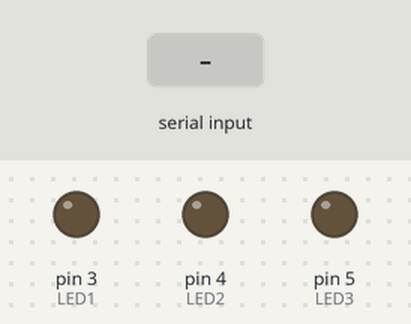
A sketch run on a simulated Arduino Uno, built with avr-gcc and run on an emulated ATmega328P. On the bench: output pins drawn as LEDs (lit = HIGH). Inputs (shaded band) come from the test bench.

Above: at 1.2 s.
1.3 s: "1" received over Serial
At 2.5 s:
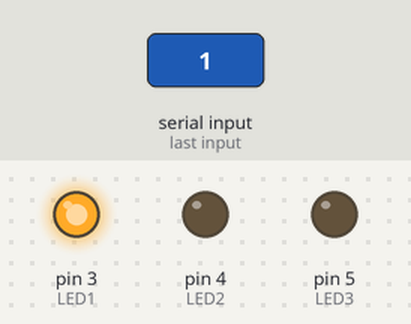
2.8 s: "2" received over Serial
At 3.6 s:
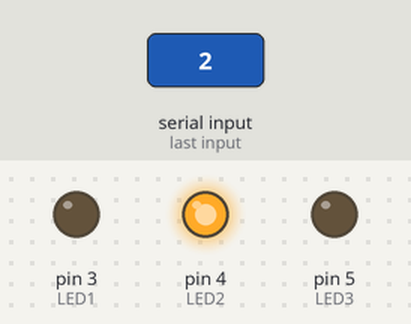
4.3 s: "3" received over Serial
At 4.8 s:
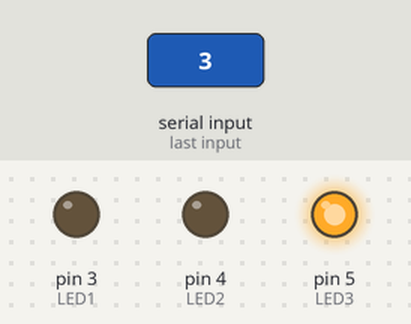
5.8 s: "0" received over Serial
At 7.1 s:
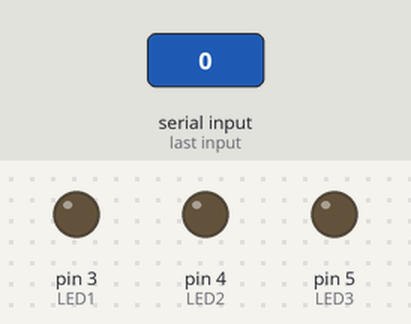
Timing chart, 0 to 8.3 s (numbered marks = the images above; inputs shaded):
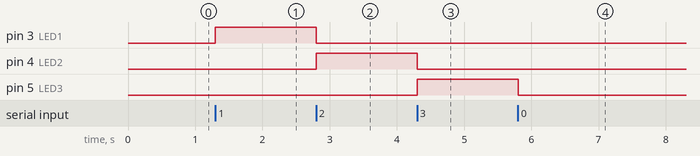

Measured:
- after the input at 1.3 s, pin 3 (LED1): LOW → HIGH at once
- after the input at 2.8 s, pin 3 (LED1): HIGH → LOW at once; pin 4 (LED2): LOW → HIGH at once
- after the input at 4.3 s, pin 4 (LED2): HIGH → LOW at once; pin 5 (LED3): LOW → HIGH at once
- after the input at 5.8 s, pin 5 (LED3): HIGH → LOW at once

The sketch:

sketch_sep19a.ino
```cpp
int LED1 = 3;  // Pin for the first LED
int LED2 = 4;  // Pin for the second LED
int LED3 = 5;  // Pin for the third LED

void setup() {
  pinMode(LED1, OUTPUT);
  pinMode(LED2, OUTPUT);
  pinMode(LED3, OUTPUT);
  Serial.begin(9600);  // Initialize serial communication
}

void loop() {
  if (Serial.available() > 0) {
    int numFinger = Serial.read();  // Read the number of fingers from serial
    if (numFinger == '1') {
      digitalWrite(LED1, HIGH);  // Turn on LED1 if 1 finger is detected
      digitalWrite(LED2, LOW);
      digitalWrite(LED3, LOW);
    } else if (numFinger == '2') {
      digitalWrite(LED1, LOW);
      digitalWrite(LED2, HIGH);  // Turn on LED2 if 2 fingers are detected
      digitalWrite(LED3, LOW);
    } else if (numFinger == '3') {
      digitalWrite(LED1, LOW);
      digitalWrite(LED2, LOW);
      digitalWrite(LED3, HIGH);  // Turn on LED3 if 3 fingers are detected
    }
    else if (numFinger == '0') {
      digitalWrite(LED1, LOW);
      digitalWrite(LED2, LOW);
      digitalWrite(LED3, LOW);  // Turn on LED3 if 3 fingers are detected
    }
    else {
      digitalWrite(LED1, HIGH);
      digitalWrite(LED2, HIGH);
      digitalWrite(LED3, HIGH);  // Turn on LED3 if 3 fingers are detected
    }
  }
}
```
